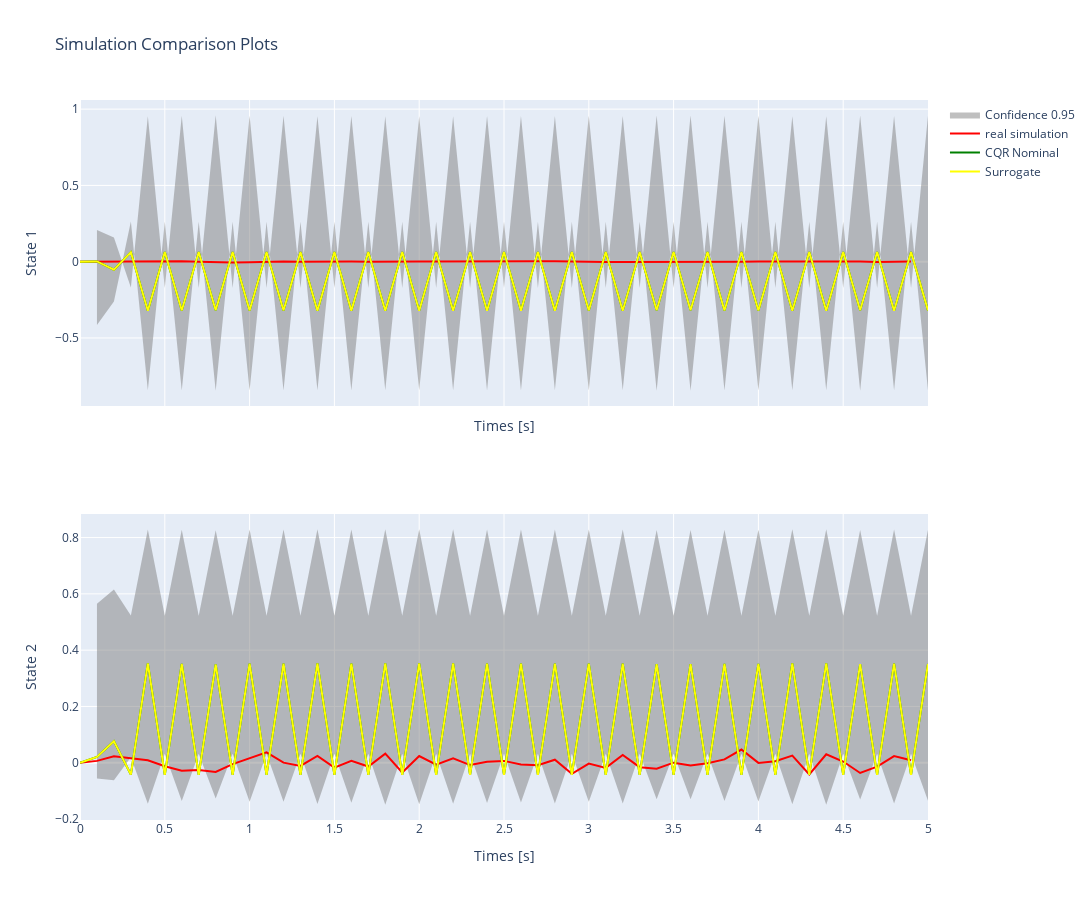

Notebook cell for this chart:
### Markdown cell above
# verifying simulator performance

### Code cell
dm.check_simulator(system=spring_system, iter= 50)
